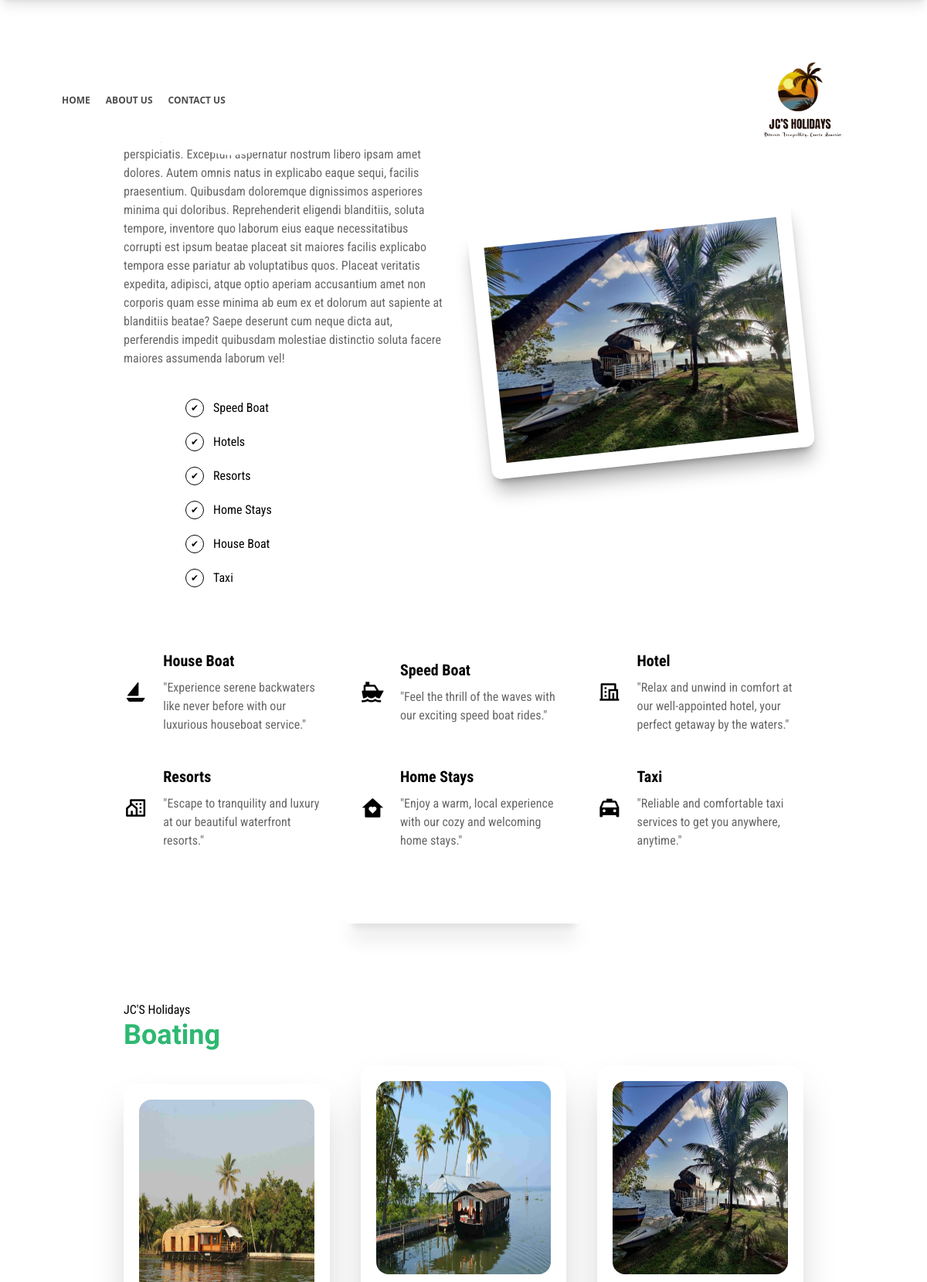
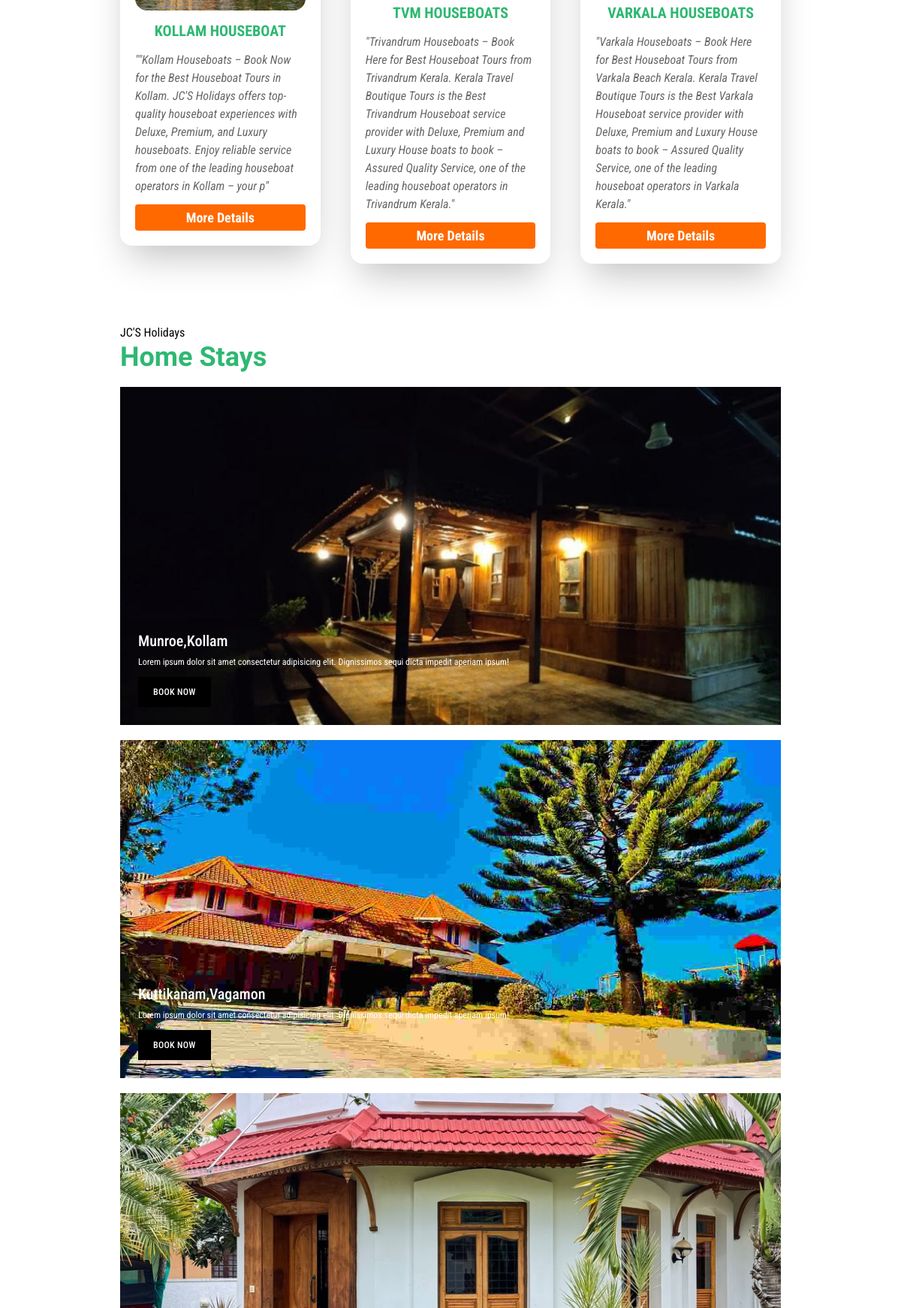
The page / (upper part) on the database its author committed (2 pictures, top to bottom).
### myapp/models.py (models this page shows, shortened)
class Boat(models.Model):
    slug = models.SlugField(unique=True)
    name = models.CharField(max_length=255)
    image = models.ImageField(upload_to='bots/', default=1)
    video_link = models.CharField(max_length=1255, default=1)
    short_desc = models.TextField(max_length=1255)

### myapp/views.py (the view)
# urls.py: path('', views.index, name='boat'),
def index(request):
    boats= Boat.objects.all()
    return render(request, 'index.html', {
        'boats': boats,
    })

### templates/index.html (shortened to what this page needs)
{% load static %}
<!DOCTYPE html>
<html lang="en">
<head>
    <link href="https://cdn.jsdelivr.net/npm/remixicon@4.5.0/fonts/remixicon.css" rel="stylesheet"/>
    <link rel="stylesheet" href="{% static "css/main.css" %}">
    <link rel="stylesheet" href="{% static "css/style.css" %}">
</head>
<body class="overflow-x-hidden">
    <header>
        <div class="h-[110vh] bg-[url(/static/images/bg-img-1.jpeg)] bg-cover bg-center relative">
            <div class="absolute top-0 z-10">
                <div class="flex flex-col">
                    <div class="h-[100px] bg-white w-screen px-5 sm:px-20 flex justify-between items-center text-[12px] font-bold text-black/70">
                        <div class="hidden md:flex gap-5">
                            <a class="hover:text-black transition ease-in duration-300 hover:text-shadow" href="">HOME</a>
                            <a class="hover:text-black transition ease-in duration-300 hover:text-shadow" href="">ABOUT US</a>
                            <a class="hover:text-black transition ease-in duration-300 hover:text-shadow" href="contact/">CONTACT US</a>
                        </div>
                        <img class="h-[100px]" src="{% static "images/jh.png" %}" alt="">
                    </div>
                    <div class="">
                        <img class="w-screen" src="{% static "images/bg-sldr.png" %}" alt="">
                    </div>
                </div>
            </div>
            <div class="absolute bottom-0">
                <img class="w-screen" src="{% static "images/bg-nav.png" %}" alt="">
            </div>
        </div>
    </header>
    <div class="mx-5 sm:mx-40 my-10 sm:my-20 con">
        <div class="grid sm:grid-cols-2 gap-10">
            <div class="">
                <h4 class="">Welcom to</h4>
                <h5 class="text-4xl font-bold plex text-[#2eb872] mb-5">JC'S Holidays</h5>
                <p class="text-black/60">Lorem ipsum dolor sit amet, consectetur adipisicing elit. Dolorem, perspiciatis. Excepturi aspernatur nostrum libero ipsam amet dolores. Autem omnis natus in explicabo eaque sequi, facilis praesentium. Quibusdam doloremque dignissimos asperiores minima qui doloribus. Reprehenderit eligendi blanditiis, soluta tempore, inventore quo laborum eius eaque necessitatibus corrupti est ipsum beatae placeat sit maiores facilis explicabo tempora esse pariatur ab voluptatibus quos. Placeat veritatis expedita, adipisci, atque optio aperiam accusantium amet non corporis quam esse minima ab eum ex et dolorum aut sapiente at blanditiis beatae? Saepe deserunt cum neque dicta aut, perferendis impedit quibusdam molestiae distinctio soluta facere maiores assumenda laborum vel!</p>
                <div class="mx-5 sm:mx-20 my-5 sm:my-10 flex flex-col gap-5">
                    <div class="flex gap-3">
                        <div class="border rounded-full h-6 w-6 flex justify-center items-center text-[12px]">
                            &#10004;
                        </div>
                        <p>Speed Boat</p>
                    </div>
                    <div class="flex gap-3">
                        <div class="border rounded-full h-6 w-6 flex justify-center items-center text-[12px]">
                            &#10004;
                        </div>
                        <p>Hotels</p>
                    </div>
                    <div class="flex gap-3">
                        <div class="border rounded-full h-6 w-6 flex justify-center items-center text-[12px]">
                            &#10004;
                        </div>
                        <p>Resorts</p>
                    </div>
                    <div class="flex gap-3">
                        <div class="border rounded-full h-6 w-6 flex justify-center items-center text-[12px]">
                            &#10004;
                        </div>
                        <p>Home Stays</p>
                    </div>
                    <div class="flex gap-3">
                        <div class="border rounded-full h-6 w-6 flex justify-center items-center text-[12px]">
                            &#10004;
                        </div>
                        <p>House Boat</p>
                    </div>
                    <div class="flex gap-3">
                        <div class="border rounded-full h-6 w-6 flex justify-center items-center text-[12px]">
                            &#10004;
                        </div>
                        <p>Taxi</p>
                    </div>
                </div>
            </div>
            <div class=" flex justify-center items-center">
                <div class="sm:w-[600px] rounded-xl shadow-xl/30 p-5 -rotate-6">
                    <img src="{% static "images/img-2.jpeg" %}" alt="">
                </div>
            </div>
        </div>
        <div class="grid sm:grid-cols-3 gap-10 my-10">
            <div class="flex gap-5 justify-center items-center">
                <div class="">
                    <i class="ri-sailboat-fill text-[30px]"></i>
                </div>
                <div class="flex flex-col gap-2">
                    <p class="text-[20px] font-bold">House Boat</p>
                    <p class="text-black/60">"Experience serene backwaters like never before with our luxurious houseboat service."</p>
                </div>
            </div>
            <div class="flex gap-5 justify-center items-center">
                <div class="">
                    <i class="ri-ship-2-fill text-[30px]"></i>
                </div>
                <div class="flex flex-col gap-2">
                    <p class="text-[20px] font-bold">Speed Boat</p>
                    <p class="text-black/60">"Feel the thrill of the waves with our exciting speed boat rides."</p>
                </div>
            </div>
            <div class="flex gap-5 justify-center items-center">
                <div class="">
                    <i class="ri-hotel-line text-[30px]"></i>
                </div>
                <div class="flex flex-col gap-2">
                    <p class="text-[20px] font-bold">Hotel</p>
                    <p class="text-black/60">"Relax and unwind in comfort at our well-appointed hotel, your perfect getaway by the waters."</p>
                </div>
            </div>
            <div class="flex gap-5 justify-center items-center">
                <div class="">
                    <i class="ri-community-line text-[30px]"></i>
                </div>
                <div class="flex flex-col gap-2">
                    <p class="text-[20px] font-bold">Resorts</p>
                    <p class="text-black/60">"Escape to tranquility and luxury at our beautiful waterfront resorts."</p>
                </div>
            </div>
            <div class="flex gap-5 justify-center items-center">
                <div class="">
                    <i class="ri-home-heart-fill text-[30px]"></i>
                </div>
                <div class="flex flex-col gap-2">
                    <p class="text-[20px] font-bold">Home Stays</p>
                    <p class="text-black/60">"Enjoy a warm, local experience with our cozy and welcoming home stays."</p>
                </div>
            </div>
            <div class="flex gap-5 justify-center items-center">
                <div class="">
                    <i class="ri-taxi-fill text-[30px]"></i>
                </div>
                <div class="flex flex-col gap-2">
                    <p class="text-[20px] font-bold">Taxi</p>
                    <p class="text-black/60">"Reliable and comfortable taxi services to get you anywhere, anytime."</p>
                </div>
            </div>
        </div>
    </div>
    <div class="flex justify-center items-center">
        <div class="shadow-xl/30 h-[15px] w-[300px] mb-5"></div>
    </div>
    <div class="mx-5 sm:mx-40 my-10 sm:my-20 con">
        <div class="col-span-3">
            <div class="">
                <h4 class="">JC'S Holidays</h4>
                <h5 class="text-4xl font-bold plex text-[#2eb872] mb-5">Boating</h5>
            </div>
        </div>
            <div class="grid sm:grid-cols-3 gap-10">
                {% for p in boats %}
                    <div class="flex justify-center items-center hover:scale-102 tansition duration-300">
                        <div class="p-5 shadow-2xl rounded-2xl">
                            <div class="flex flex-col gap-3 justify-center items-center text-black/60">
                                <img class="rounded-2xl h-[250px] w-full" src="{{ p.image.url }}" alt="">
                                <h5 class="text-[20px] text-[#2eb872] font-bold">{{ p.name }}</h5>
                                <p class="italic">"{{ p.short_desc }}"</p>
                                <a class="px-2 py-1 text-white bg-orange-500 font-bold rounded text-[18px] w-full flex justify-center items-center" href="{% url 'boat' slug=p.slug %}">
                                    <p>More Details</p>
                                </a>
                            </div>
                        </div>
                    </div>
                {% endfor %}
            </div>
    </div>
    <div class="mx-5 sm:mx-40 my-10 sm:my-20 con">
        <div class="">
            <h4 class="">JC'S Holidays</h4>
            <h5 class="text-4xl font-bold plex text-[#2eb872] mb-5">Home Stays</h5>
            <a href="#" class="group relative block mb-5">
                <div class="relative h-[350px] sm:h-[450px]">
                  <img
                    src="{% static "images/img-4.jpeg" %}"
                    alt=""
                    class="absolute inset-0 h-full w-full object-cover opacity-100 transition duration-300 group-hover:opacity-0"
                  />
                </div>
                <div class="absolute inset-0 flex flex-col items-start justify-end p-6">
                  <h3 class="text-xl font-medium text-white">Munroe,Kollam</h3>
                  <p class="mt-1.5 text-xs text-pretty text-white">
                    Lorem ipsum dolor sit amet consectetur adipisicing elit. Dignissimos sequi dicta impedit
                    aperiam ipsum!
                  </p>
                  <span
                    class="mt-3 inline-block bg-black px-5 py-3 text-xs font-medium tracking-wide text-white uppercase"
                  >
                    Book Now
                  </span>
                </div>
            </a>
            <a href="#" class="group relative block mb-5">
                <div class="relative h-[350px] sm:h-[450px]">
                  <img
                    src="{% static "images/img-12.jpeg" %}"
                    alt=""
                    class="absolute inset-0 h-full w-full object-cover opacity-100 transition duration-300 group-hover:opacity-0"
                  />
                </div>
                <div class="absolute inset-0 flex flex-col items-start justify-end p-6">
                  <h3 class="text-xl font-medium text-white">Kuttikanam,Vagamon</h3>
                  <p class="mt-1.5 text-xs text-pretty text-white">
                    Lorem ipsum dolor sit amet consectetur adipisicing elit. Dignissimos sequi dicta impedit
                    aperiam ipsum!
                  </p>
                  <span
                    class="mt-3 inline-block bg-black px-5 py-3 text-xs font-medium tracking-wide text-white uppercase"
                  >
                    Book Now
                  </span>
                </div>
            </a>
            <a href="property/" class="group relative block mb-5">
                <div class="relative h-[350px] sm:h-[450px]">
                  <img
                    src="{% static "images/img-8.jpeg" %}"
                    alt=""
                    class="absolute inset-0 h-full w-full object-cover opacity-100 transition duration-300 group-hover:opacity-0"
                  />
                </div>
                <div class="absolute inset-0 flex flex-col items-start justify-end p-6">
                </div>
            </a>
        </div>
    </div>
</body>
</html>

### static/css/style.css (style rules this page uses)
.plex { font-family: "IBM Plex Sans Condensed", sans-serif; }
.con { font-family: "Roboto Condensed", sans-serif; }

### rows shown on the page
Boat: image (picture), name "KOLLAM HOUSEBOAT", short_desc "\"Kollam Houseboats – Book Now for the Best Houseboat Tours in Kollam. JC'S Holidays offers top-quality houseboat experiences with Deluxe, Premium, and Luxury houseboats. Enjoy reliable service from one of the leading houseboat operators in Kollam – your p"
Boat: image (picture), name "TVM HOUSEBOATS", short_desc "Trivandrum Houseboats – Book Here for Best Houseboat Tours from Trivandrum Kerala. Kerala Travel Boutique Tours is the Best Trivandrum Houseboat service provider with Deluxe, Premium and Luxury House boats to book – Assured Quality Service, one of the leading houseboat operators in Trivandrum Kerala."
Boat: image (picture), name "VARKALA HOUSEBOATS", short_desc "Varkala Houseboats – Book Here for Best Houseboat Tours from Varkala Beach Kerala. Kerala Travel Boutique Tours is the Best Varkala Houseboat service provider with Deluxe, Premium and Luxury House boats to book – Assured Quality Service, one of the leading houseboat operators in Varkala Kerala."
